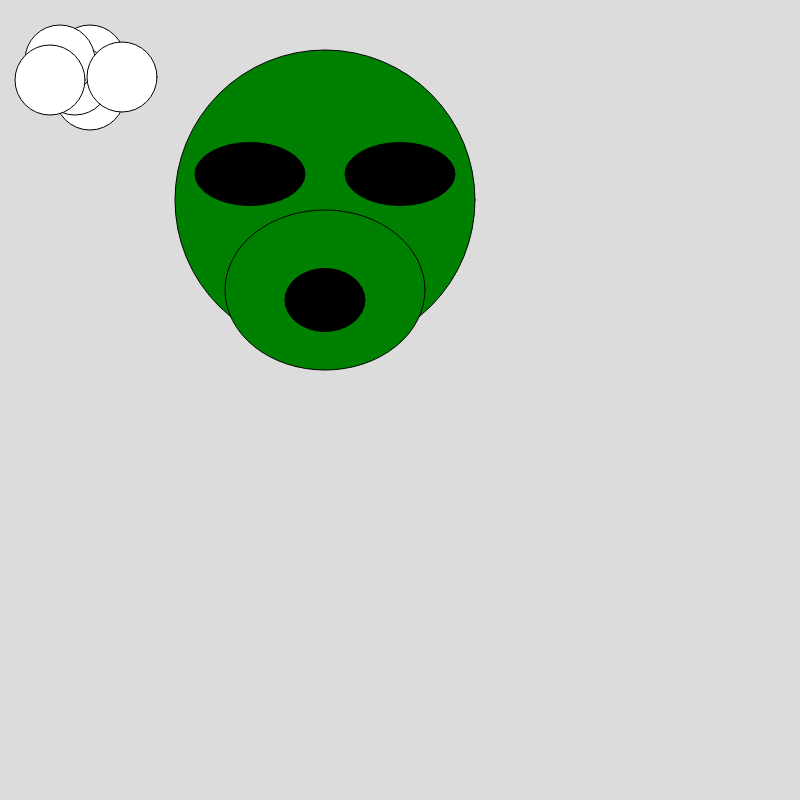
Frame 1 (no input)
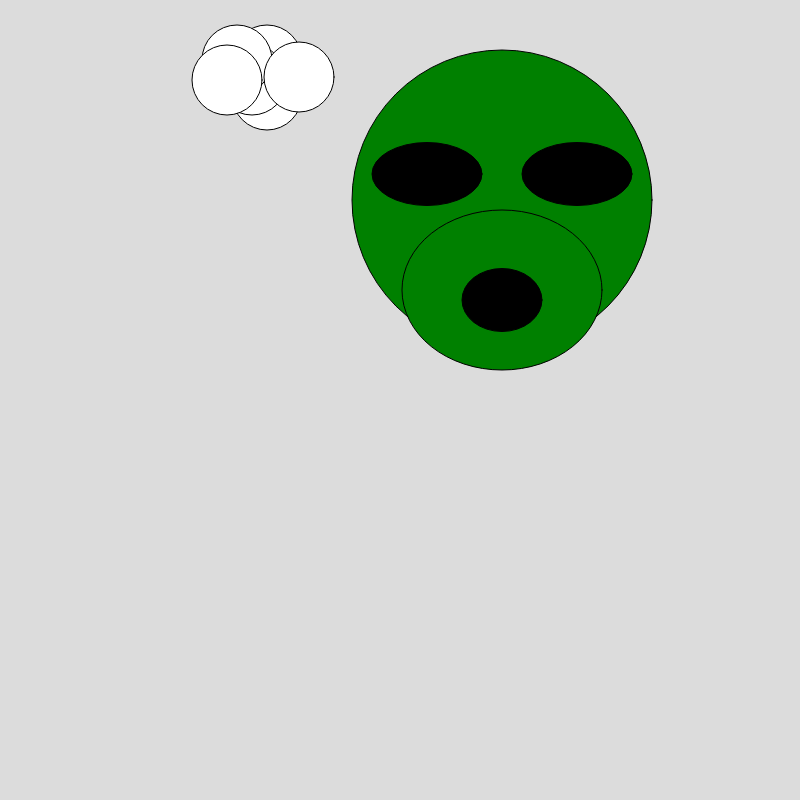
Frame 60 (no input)
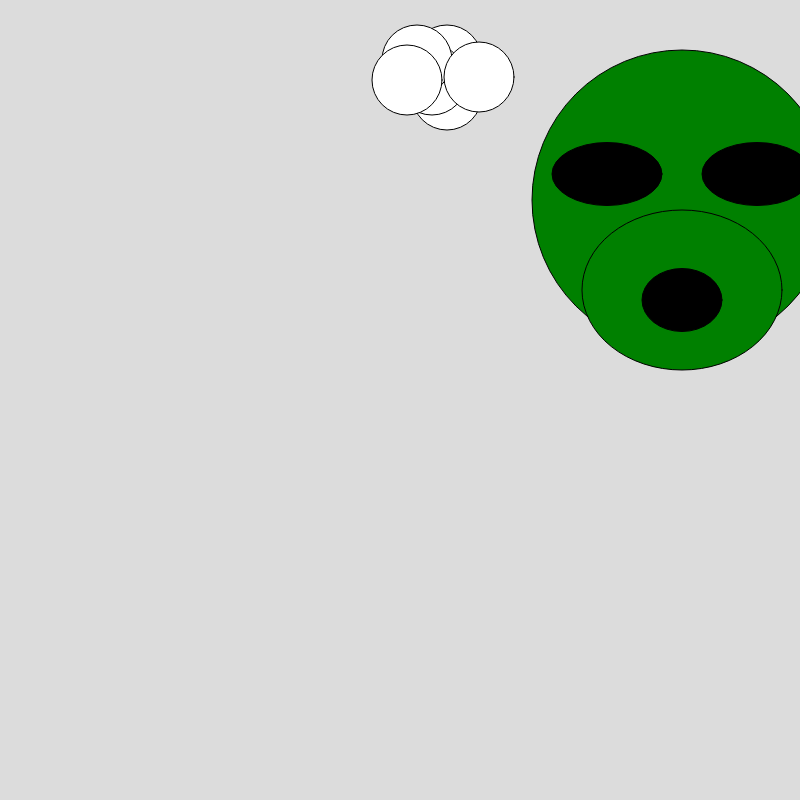
Frame 120 (the mouse pressed at the canvas centre since frame 60)

The p5.js sketch that drew these frames (run headless with seeded random() and noise() and a simulated clock; from frame 60 on, the mouse is pressed at the canvas centre):

// p5.js sketch
// ── sketch.js
// Reed Cavi's Rain Man

let x = 0 ;

function setup() {
  createCanvas(800, 800);
}

function draw() {
  background(220);

  push() ;
  translate(x, 0) ;
  avatar() ;
  pop() ;

  x = x + 3 ;
  if (x>= width) {
    x = 0 ;
    }
  
}


function avatar() {
  fill('white')
  circle(90, 95, 70);
  circle(90, 60, 70);
  circle(75, 80, 70);
  circle(60, 60, 70);
  circle(50, 80, 70);
circle(122, 77, 70);

fill('green') ;
ellipse(325, 200, 300, 300);

fill('green') ;
ellipse(325, 290, 200, 160);

fill('black') ;
ellipse(250, 174, 110, 63);
ellipse(400, 174, 110, 63);
ellipse(325, 300, 80, 63);

}
